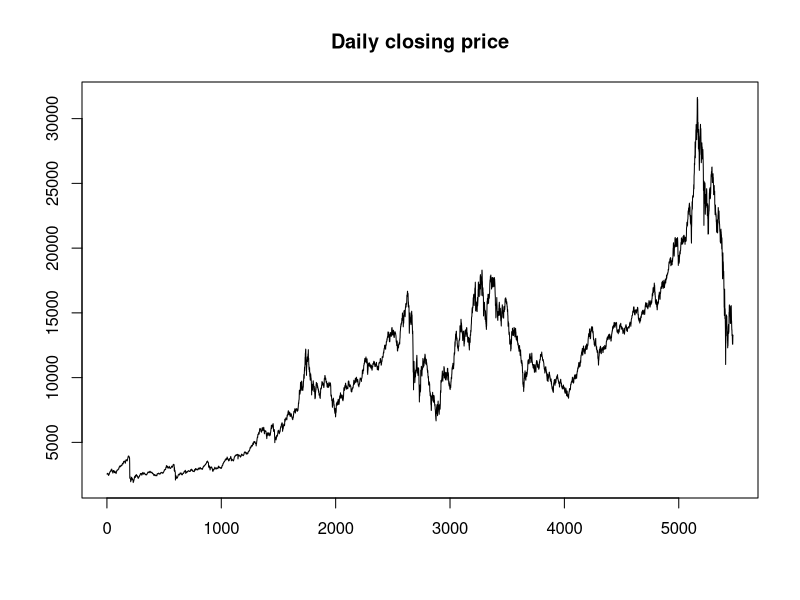
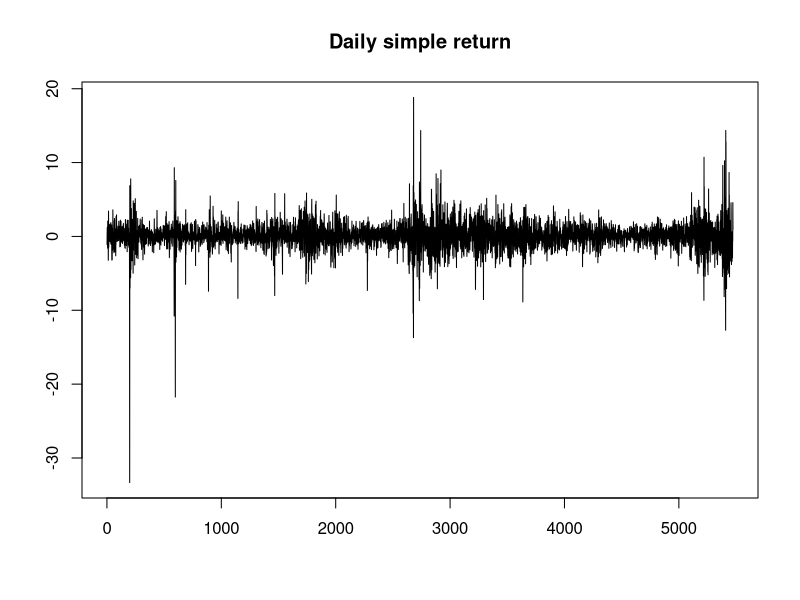
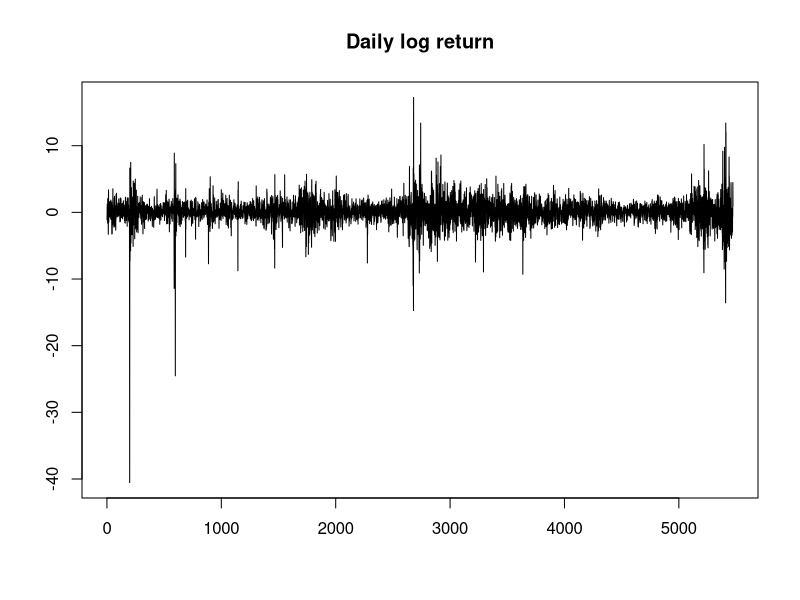
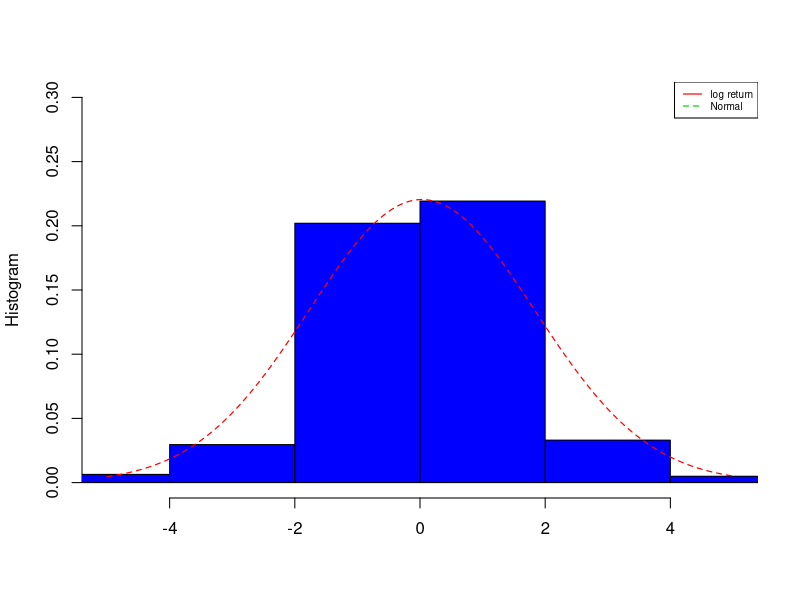

Write R code to recreate these figures, in order.

setwd("C:/ling/teaching/teaching/MSBD5006MSDM5053/Lecture-2/data")
# set the working directory

da=read.csv("HSI.csv",header=T) 
#header=T means 1st row of the data file contains variable names. The default is header=F, i.e., no names.

B=da[,5]
#See the first column of the data
A=rev(B)
ndaily=length(A)
A[1:100]
ndaily

#Compute the simple return
s_rtn=(A[2:ndaily]/A[1:(ndaily-1)]-1)*100



#Compute the log return 
l_rtn=diff(log(A))*100 

#s_rtn=exp(l_rtn)-1
plot(A,main="Daily closing price",ylab="",xlab="",type="l")
plot(s_rtn,main="Daily simple return",ylab="",xlab="",type="l")
plot(l_rtn,main="Daily log return",ylab="",xlab="",type="l")


hist(l_rtn, 30, fre=F, col="blue",xlim=c(-5,5),ylim=c(0,0.3),
     main="",ylab="Histogram",xlab="")

x=seq(-5,5,0.01)
lines(x,dnorm(x,mean(l_rtn),sd(l_rtn)),lty=2,lwd=1.2, col="red",xlim=c(-5,5),ylim=c(0,0.3))
legend("topright",c("log return", "Normal"),lty=c(1,2),lwd=1.2, col=c("red","green3"),cex=0.6)




# Compute the summary statistics
library(fBasics) # Load the package fBasics.
basicStats(s_rtn) 

#Alternatively, one can use individual commands as follows:
mean(s_rtn)
var(s_rtn)
sqrt(var(s_rtn)) # Standard deviation
skewness(s_rtn)
kurtosis(s_rtn)
quantile(s_rtn, prob=c(0.01, 0.99), type = 1)

#Simple tests
n=length(l_rtn)
s1=skewness(l_rtn)
t1=s1/sqrt(6/n) #Compute test statistic
t1

pv=2*pnorm(t1) #Compute p-value.
pv

pv1=2*(1-pnorm(t1)) #Compute p-value.
pv1



#Normality test
normalTest(l_rtn,method="jb") 
#The result shows the normality for simple return is rejected

#Test mean being zero.
t.test(l_rtn) 
#The result shows that the hypothesis of zero expected return can be rejected at the 5%  level.


# test for ACF=0
Box.test(l_rtn,lag=1,type="Ljung")
Box.test(l_rtn,lag=6,type="Ljung")
Box.test(l_rtn,lag=12,type="Ljung")
